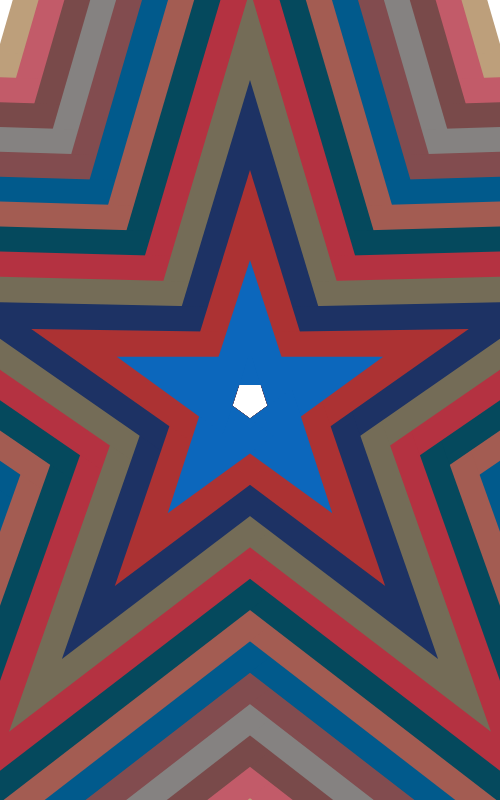
Frame 1 (no input)
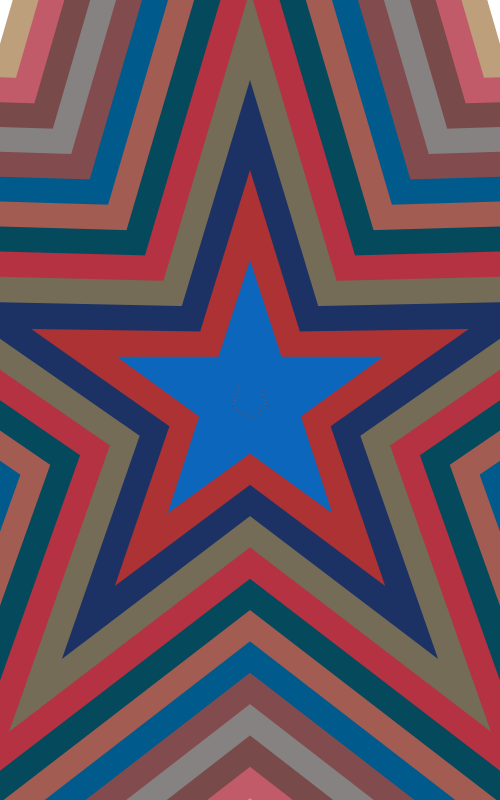
Frame 60 (no input)
Frame 120 (the mouse pressed at the canvas centre since frame 60): identical to frame 60, image omitted

The p5.js sketch that drew these frames (run headless with seeded random() and noise() and a simulated clock; from frame 60 on, the mouse is pressed at the canvas centre):

// p5.js sketch
// ── sketch.js
   var x1;
   var x2;
   var x3;
   var y1;
   var y2;
   var y3;
   var colour;
   var y1x;
   var x2x;
   var x3x;


function setup() {
  // put setup code here
  createCanvas(500,800);
  angleMode(DEGREES);
  background(0);
  //translate((width/2),(height/2));
}

function draw() {
  x1 = 0;
  x2 = (400*-1);
  x3 = 400;
  y1 = (1400*-1);
  y2 = (15*-1);
  y3 = (15*-1);
  colour = [color (225), color (255), color ('#BD9F7B'), color('#C25B69'), color('#794A4A'), color(133,130,129), color('#824C4F'), color('#015A8C'), color('#A35C52'), color('#05495D'), color('#B43241'), color('#746C57'), color('#1D3264'),color('#AC3233'),color('#0C67BC'), color(220) ];
  // put drawing code here
  
  
  ellipse((width/2),(height/2), 40,40);
  
  
  //triangle(300,250,285,285,315,285);
  
  //triangle(x1,y1,x2, y2, x3,y3);
  
  	for(var n = 0; n < 15; n++){
 
			y1x = (y1+90*n);
  			x2x = (x2+(25+(2/3))*n);
  			x3x = (x3-(25+(2/3))*n);
  			fill(colour[n]);
  			//triangle(x1,y1x,x2x, y2, x3x,y3);
		//fill(colour[n]);
  		for(var i = 0; i<360 ; i+=72){
  			push();
  			translate((width/2),(height/2));
  			rotate(i);
  			noStroke();
  			fill(colour[n]);
  			triangle(x1,y1x,x2x, y2, x3x,y3);
  			pop();
  		}
  
  		
  	}			
  	
  	
  }
